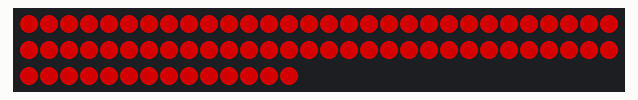
Recording of a sketch running on a simulated Arduino Uno, built with avr-gcc and run on an emulated ATmega328P. Parts: 74 RGB LEDs in strip order, left to right, continuing on the next row. Dim RGB values are drawn brighter than linear; random numbers use the default seed unless the sketch sets one.

Above: at 0.73 s.
At 5.3 s:
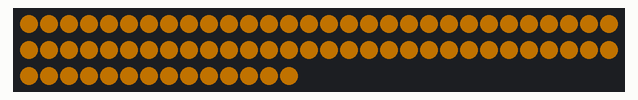
At 8.73 s:
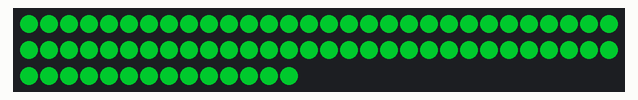
At 20.16 s:
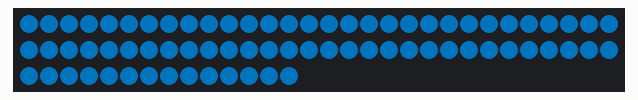
At 29.3 s:
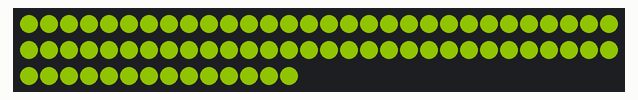
At 39.58 s:
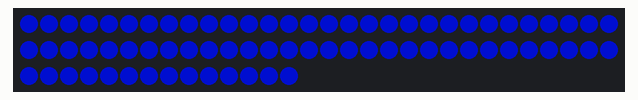

The sketch:

07_Fade_in_out_with_random_color.ino
```cpp
#include<FastLED.h>

#define LED_AMOUNT        74
#define DATA_PIN          6
#define GLOBAL_BRIGHTNESS 127

CRGB leds[LED_AMOUNT];

float fade = 0;
float color = 0;

void setup() {
  FastLED.addLeds<NEOPIXEL, DATA_PIN>(leds, LED_AMOUNT);
  FastLED.setBrightness(GLOBAL_BRIGHTNESS);
}

void loop() {

  for(int i=0; i<LED_AMOUNT; ++i){
    float brightness = cos(fade + PI);
    brightness = (brightness + 1) / 2;
    brightness *= 255;
    leds[i] = CHSV(color, 255, brightness);
  }

  if(fade >= TWO_PI) {
    fade = 0;
    color = random(255);
  }

  FastLED.show();

  fade += 0.08;
}
```
